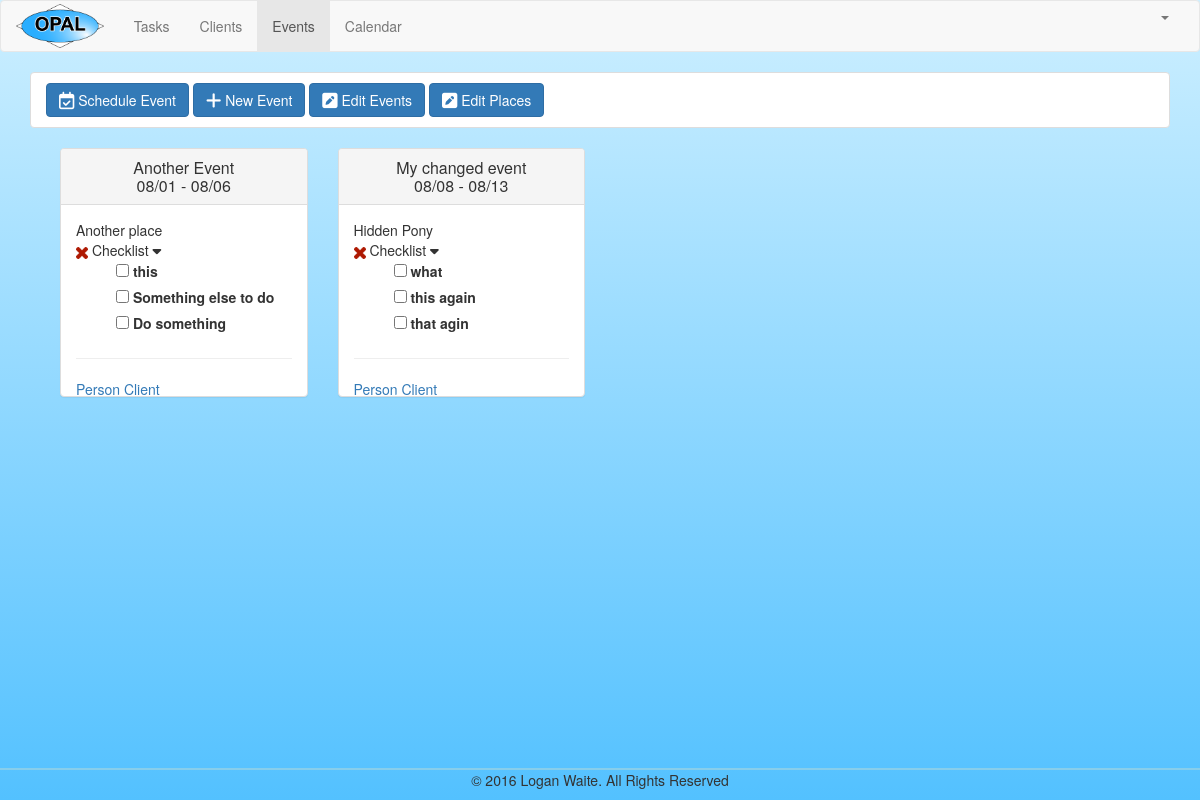
/events/ (signed in), run on the app's committed database.
### events/models.py (models this page shows, shortened)
class Scheduled_Event(models.Model):
    event = models.ForeignKey(Event)
    place = models.ForeignKey(Place)
    start = models.DateTimeField()
    end = models.DateTimeField()

class Event(models.Model):
    name = models.CharField(max_length=50)
    description = models.TextField(null=True)
    price = models.DecimalField(max_digits=6, decimal_places=2, null=True)
    checklist_items = models.ManyToManyField(Checklist_Item)
    def __str__(self):
        return self.name

class Place(models.Model):
    name = models.CharField(max_length=50)
    room_number = models.CharField(max_length=5, null=True, blank=True)
    street_address = models.CharField(max_length=100, null=True, blank=True)
    city = models.CharField(max_length=20, null=True, blank=True)
    state = models.CharField(max_length=2, null=True, blank=True)
    zipcode = models.CharField(max_length=5, null=True, blank=True)
    phone_number = models.CharField(max_length=10)
    email = models.CharField(max_length=50)
    def __str__(self):
        return self.name

class Scheduled_Event_Checklist(models.Model):
    checklist_item = models.ForeignKey(Checklist_Item)
    scheduled_event = models.ForeignKey(Scheduled_Event)
    completed = models.BooleanField()
    def __str__(self):
        return str(self.checklist_item)

class Checklist_Item(models.Model):
    name = models.CharField(max_length=50)
    def __str__(self):
        return str(self.name)

### events/views.py (the view)
@login_required
def index(request):
    data = {}
    scheduled_events = Scheduled_Event.objects.order_by('start').all()
    for event in scheduled_events:
        start = str(event.start).split(" ")
        start_date = time.strftime('%m/%d', time.strptime(start[0], '%Y-%m-%d'))
        event.start = start_date
        end = str(event.end).split(" ")
        end_date = time.strftime('%m/%d', time.strptime(end[0], '%Y-%m-%d'))
        event.end = end_date
        checklist_items = Scheduled_Event_Checklist.objects.all().filter(scheduled_event=event.id)
        event.items = checklist_items
    data['events'] = scheduled_events
    return render(request, 'events/index.html', data)

### events/templates/events/index.html (shortened to what this page needs)
{% extends "base/base.html" %}
{% load staticfiles %}
{% block sidebar %}
<div>
    <ul class="list-group">
        <li class='list-group-item'>
            <button class='btn btn-primary' id='schedule_event'> Schedule Event</button>
            <button class='btn btn-primary' id='add_event'> New Event</button>
            <button class='btn btn-primary' id='edit_events'> Edit Events</button>
            <button class='btn btn-primary' id='edit_places'> Edit Places</button>
        </li>
    </ul>
</div>
{% endblock %}
{% block content %}
<div id='main' class='col-sm-12'>
    {% for event in events %}
    <div class='col-sm-3 event-block'>
        <div class='panel panel-default'>
            <div class='panel-heading'>
                <h1 class='panel-title text-center'>{{ event.event }}<br>{{ event.start }} - {{ event.end }}</h1>
            </div>
            <div class='panel-body'>
                {{ event.place }}
                <br>
                <img src='{% static "events/images/incomplete.png" %}' class='check-img'/> Checklist <i class='fa fa-caret-down'></i>
                <ul>
                    {% for item in event.items %}
                        <li class='no_bullet'><input type='checkbox' id='checklist-item_{{ item.id }}' name='checklist-item_{{ item.id }}'> <label for='checklist-item_{{ item.id }}'>{{ item }}</label></li>
                    {% endfor %}
                </ul>
                <hr>
                <a>Person Client</a> <br>
                <a>Person Client</a> <br>
                <a>Person Client</a> <br>
                <a>Person Client</a> <br>
                <a>Person Client</a> <br>
            </div>
        </div>
    </div>
    {% endfor %}
</div>
{% endblock %}

### base/static/base/stylesheet.css (style rules this page uses)
body { background: linear-gradient(#CDEFFF, #53C1FF); display: flex; min-height: 100vh; flex-direction: column; }
.no_bullet { list-style-type: none; }
.event-block { height: 280px; }
.event-block .panel-body { max-height: 191px; overflow-y: auto; }
a { cursor: pointer; }
.check-img { height: 12px; }

### data on the page
Scheduled_Event: event "Another Event", start "08/01", end "08/06", place "Another place"
Scheduled_Event_Checklist: checklist_item.name "this"
Scheduled_Event_Checklist: checklist_item.name "Something else to do"
Scheduled_Event_Checklist: checklist_item.name "Do something"
Scheduled_Event: event "My changed event", start "08/08", end "08/13", place "Hidden Pony"
Scheduled_Event_Checklist: checklist_item.name "what"
Scheduled_Event_Checklist: checklist_item.name "this again"
Scheduled_Event_Checklist: checklist_item.name "that agin"
